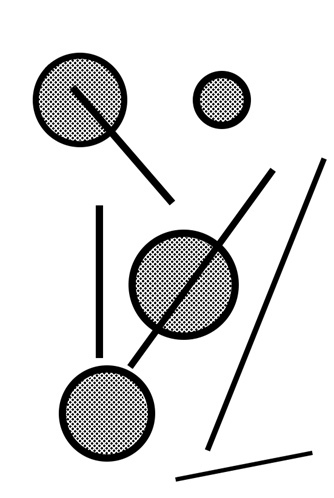
#> input picture pictures/tzLab3/2-1.jpg, 334 x 498 px, found by its file name
$ python lab3_1.py
#> lines starting #> are read from the running program, lines starting #| are printed output that depends on the picture; after the words box and inside, x2 and y2 are one past the last pixel; in counts of white or black regions, pixels touching at a corner belong together
import cv2
import numpy as np

path = r".\pictures\tzLab3\2-1.jpg"

img = cv2.imread(path,flags=cv2.IMREAD_COLOR)
#> img is the input picture: shape (498, 334, 3); min 0, max 255, mean 223.8

img = cv2.cvtColor(img, cv2.COLOR_BGR2GRAY)
#> img: shape (498, 334)
ret, img = cv2.threshold(img,100, 255, cv2.THRESH_BINARY)
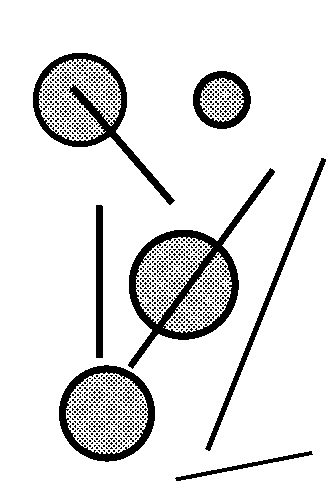
#> img: shape (498, 334); 88.9% white; 1325 black regions (1318 under 20 px), largest, box (x1, y1, x2, y2) and area: (128, 168, 275, 369) 4078, (33, 53, 175, 205) 2937, (59, 365, 155, 462) 2125

openWindow = cv2.namedWindow("openWindow",flags=cv2.WINDOW_AUTOSIZE )
closeWindow = cv2.namedWindow("closeWindow",flags=cv2.WINDOW_AUTOSIZE )
startWindow = cv2.namedWindow("startWindow",flags=cv2.WINDOW_AUTOSIZE )
imbeddedWindow = cv2.namedWindow("imbeddedWindow",flags=cv2.WINDOW_AUTOSIZE )

def closing(img, sizex, sizey, iterations):
    kernel = np.ones((sizex, sizey), np.uint8)
    workimg = cv2.dilate(img,kernel, iterations=iterations)
    workimg = cv2.erode(workimg,kernel,iterations=iterations)
    return workimg

def opening(img, sizex, sizey, iterations):
#> called with sizex = 5, sizey = 5, iterations = 1
    kernel = np.ones((sizex, sizey), np.uint8)
    workimg = cv2.erode(img,kernel,iterations=iterations)
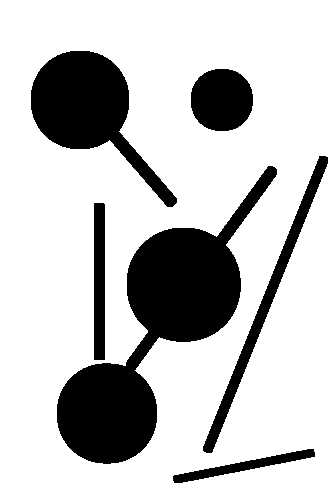
#> workimg: shape (498, 334); 76.9% white; 6 black regions, box (x1, y1, x2, y2) and area: (57, 166, 277, 464) 20049, (31, 51, 177, 207) 8906, (203, 156, 328, 453) 3305, (191, 69, 253, 131) 3120, (94, 203, 105, 360) 1726, (173, 449, 315, 483) 1249
    workimg = cv2.dilate(workimg,kernel, iterations=iterations)
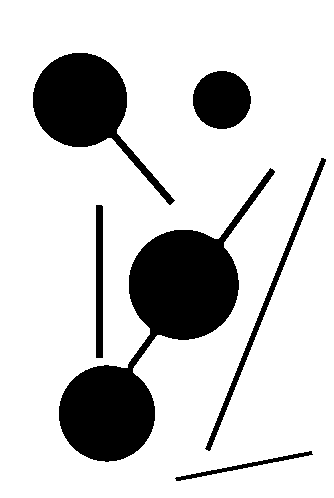
#> workimg: shape (498, 334); 81.2% white; 6 black regions, box (x1, y1, x2, y2) and area: (59, 168, 275, 462) 17693, (33, 53, 175, 205) 7638, (193, 71, 251, 129) 2640, (205, 158, 326, 451) 1633, (96, 205, 103, 358) 1070, (175, 451, 313, 481) 561
    return workimg

openImg = opening(img, 5, 5, 1)
closeImg = closing(img, 3, 3, 1)
#> in closing, `workimg = cv2.dilate(img,kernel, iterations=iterations)`:
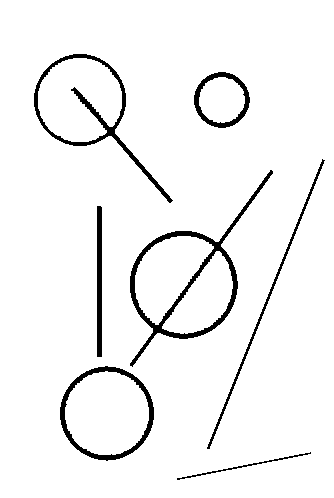
#> workimg: shape (498, 334); 95.2% white; 7 black regions, largest, box (x1, y1, x2, y2) and area: (130, 170, 273, 367) 2473, (34, 54, 173, 203) 1675, (60, 366, 154, 461) 1334
#> in closing, `workimg = cv2.erode(workimg,kernel,iterations=iterations)`:
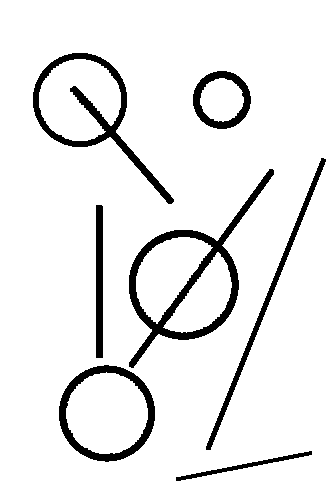
#> workimg: shape (498, 334); 92.1% white; 7 black regions, largest, box (x1, y1, x2, y2) and area: (129, 169, 274, 368) 3909, (33, 53, 174, 204) 2781, (59, 365, 155, 462) 2052

cv2.imwrite('result_opening.jpg', openImg)
cv2.imwrite('result_closing.jpg', closeImg)

imbeddedImg = cv2.morphologyEx(img, cv2.MORPH_CLOSE, np.ones((3, 3), np.uint8),iterations=1)

cv2.imshow("startWindow", img)
cv2.imshow("closeWindow",closeImg)
cv2.imshow("openWindow", openImg)
cv2.imshow("imbeddedWindow", imbeddedImg)
cv2.waitKey(0)

$ run again, with pictures/tzLab3/2-2.jpg copied over pictures/tzLab3/2-1.jpg
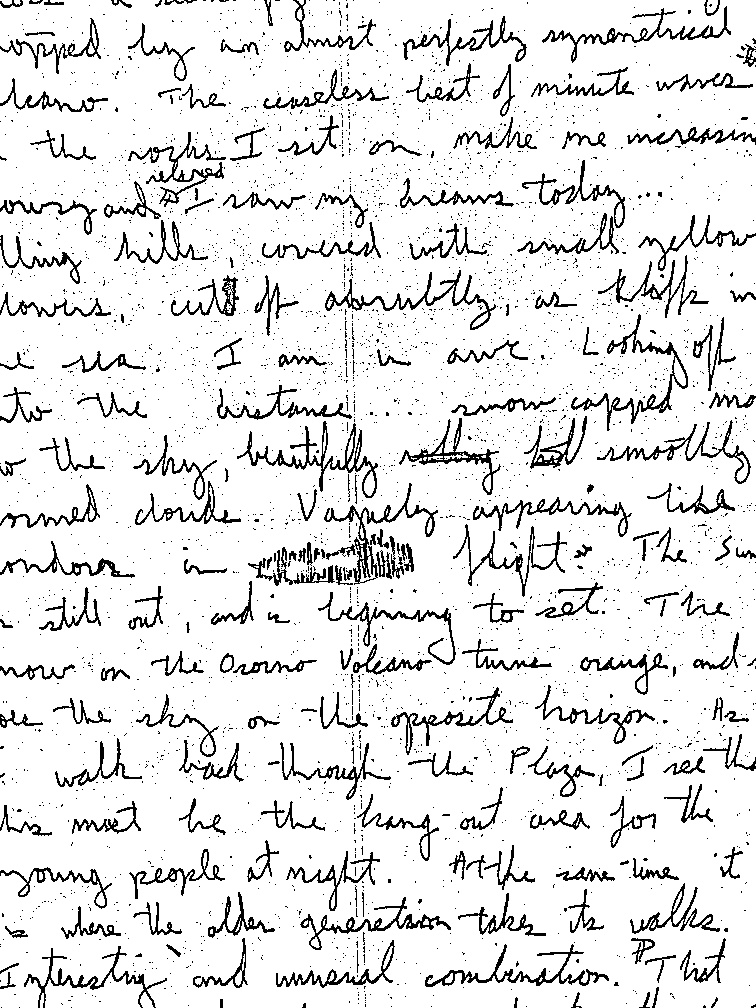
#> input picture pictures/tzLab3/2-2.jpg, 756 x 1008 px, found by its file name
#> img is the input picture: shape (1008, 756, 3); min 0, max 255, mean 228.5
#> in opening, `workimg = cv2.erode(img,kernel,iterations=iterations)`:
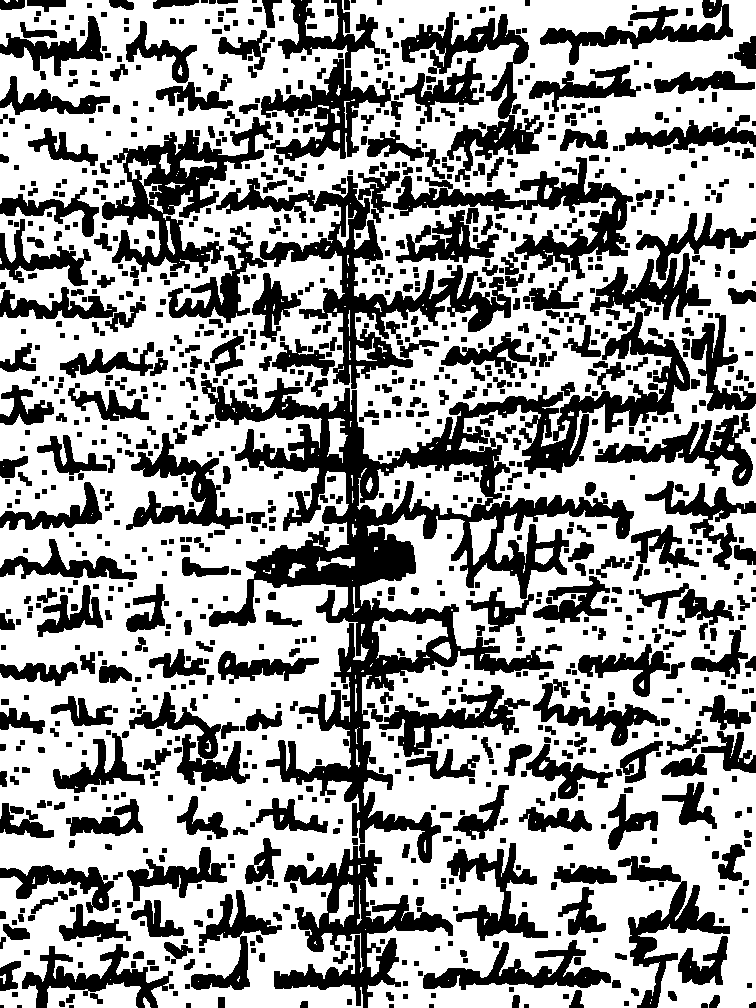
#> workimg: shape (1008, 756); 62.7% white; 1217 black regions (7 under 20 px), largest, box (x1, y1, x2, y2) and area: (201, 312, 690, 863) 49541, (216, 171, 511, 389) 13469, (102, 117, 273, 273) 8995
#> in closing, `workimg = cv2.erode(workimg,kernel,iterations=iterations)`:
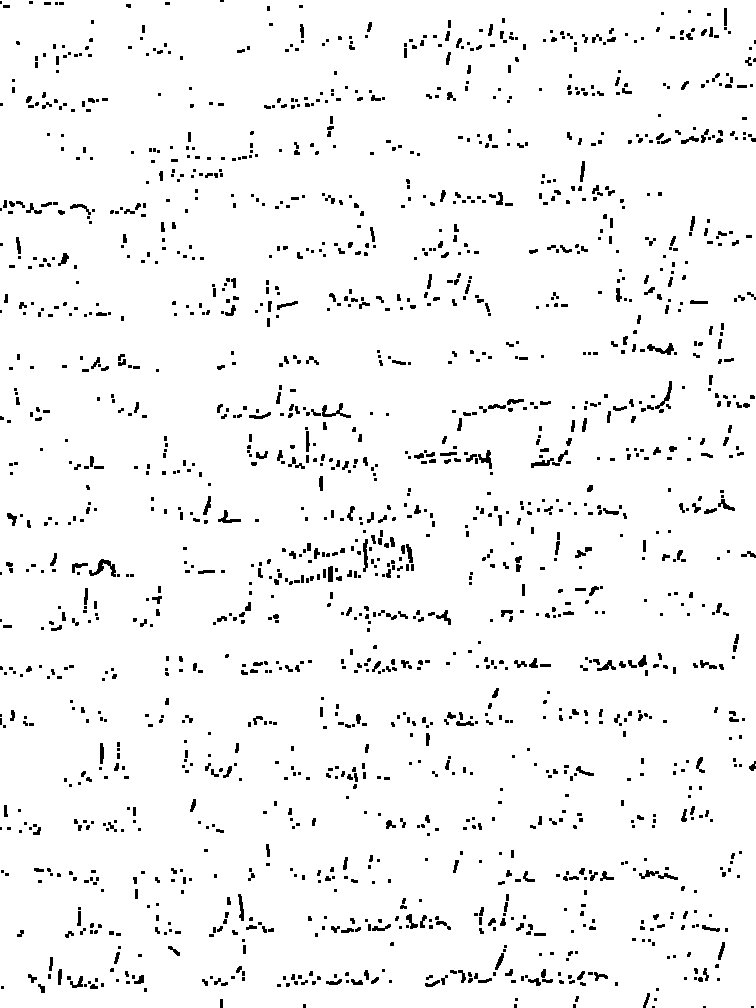
#> workimg: shape (1008, 756); 95.7% white; 1724 black regions (1191 under 20 px), largest, box (x1, y1, x2, y2) and area: (89, 559, 116, 577) 189, (322, 403, 351, 418) 148, (647, 343, 674, 355) 142
